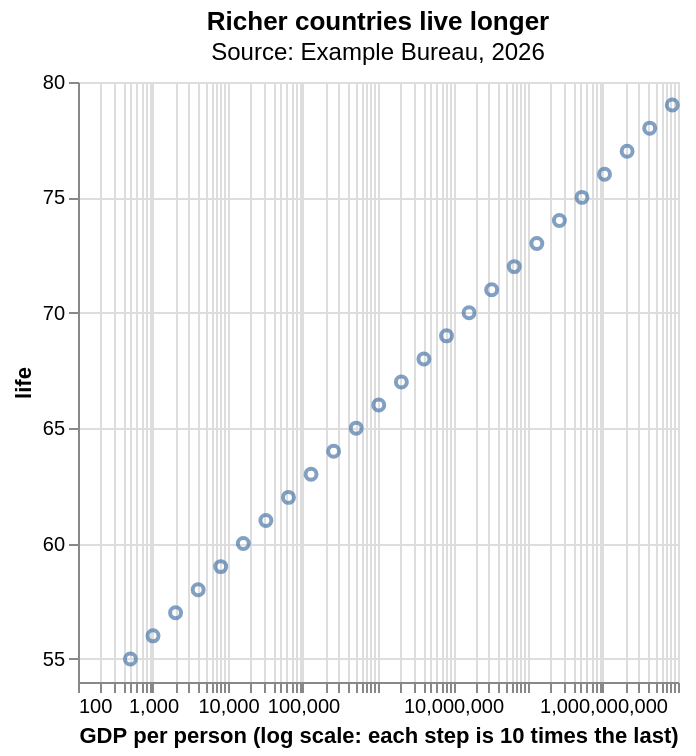

Describe this chart as a Vega-Lite specification.
### Vega-Lite specification from a JSON file in a GitHub repository (floating-point values rounded to 4 significant figures)
{"$schema": "https://vega.github.io/schema/vega-lite/v6.json", "title": {"text": "Richer countries live longer", "subtitle": "Source: Example Bureau, 2026"}, "data": {"values": [{"gdp": 500, "life": 55}, {"gdp": 1000, "life": 56}, {"gdp": 2000, "life": 57}, {"gdp": 4000, "life": 58}, {"gdp": 8000, "life": 59}, {"gdp": 16000, "life": 60}, {"gdp": 32000, "life": 61}, {"gdp": 64000, "life": 62}, {"gdp": 128000, "life": 63}, {"gdp": 256000, "life": 64}, {"gdp": 512000, "life": 65}, {"gdp": 1024000, "life": 66}, {"gdp": 2048000, "life": 67}, {"gdp": 4096000, "life": 68}, {"gdp": 8192000, "life": 69}, {"gdp": 16384000, "life": 70}, {"gdp": 32768000, "life": 71}, {"gdp": 65536000, "life": 72}, {"gdp": 131072000, "life": 73}, {"gdp": 262144000, "life": 74}, {"gdp": 524288000, "life": 75}, {"gdp": 1048576000, "life": 76}, {"gdp": 2097152000, "life": 77}, {"gdp": 4194304000, "life": 78}, {"gdp": 8388608000, "life": 79}]}, "mark": "point", "encoding": {"x": {"field": "gdp", "type": "quantitative", "scale": {"type": "log"}, "title": "GDP per person (log scale: each step is 10 times the last)"}, "y": {"field": "life", "type": "quantitative", "scale": {"zero": false}}}}
